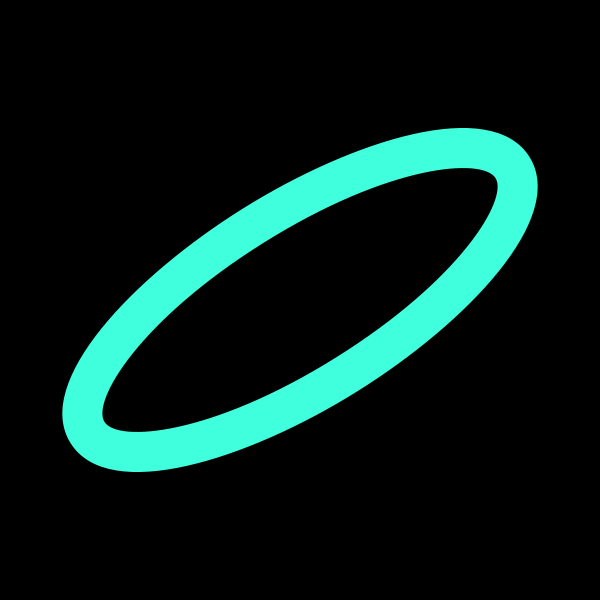
Frame 1 (no input)
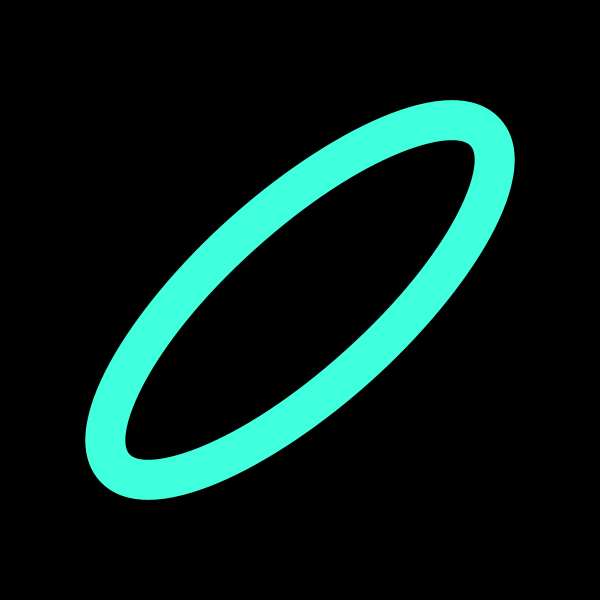
Frame 60 (the mouse pressed at the canvas centre just before this capture)
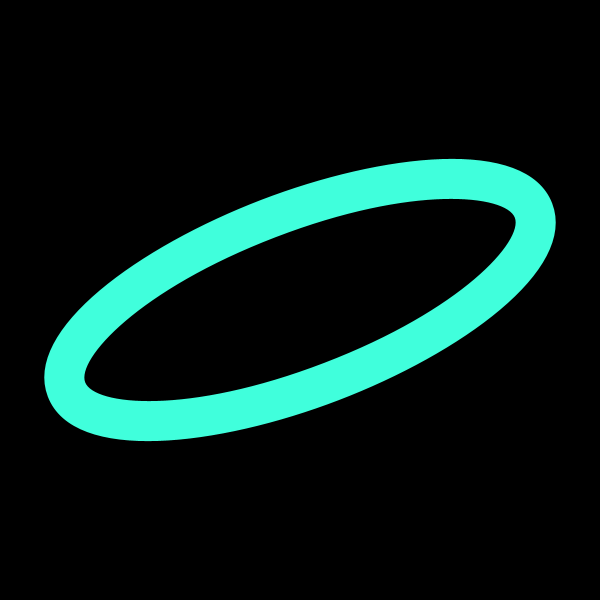
Frame 120 (the mouse held since frame 60 and released just before this capture)

The Processing sketch that drew these frames (run headless with seeded random() and noise(); from frame 60 on, the mouse is pressed at the canvas centre):

// Processing sketch: build
// ── build.pde
void setup() {
  size(600, 600);
  smooth();
  ellipseMode(CENTER);
  noFill();
  stroke(#40FFDC);
  strokeWeight(a);
  frameRate(30);
}

int a = 40;
 
void draw() {
  int m = millis() % 360;
  background(#000000);
  translate(width/2, height/2);
  rotate(radians(m));
  ellipse(0, 0, 500, 175);
}
